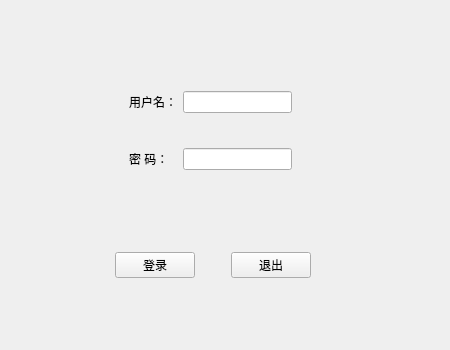
<?xml version="1.0" encoding="UTF-8"?>
<ui version="4.0">
 <class>MainWindow</class>
 <widget class="QMainWindow" name="MainWindow">
  <property name="geometry">
   <rect>
    <x>0</x>
    <y>0</y>
    <width>450</width>
    <height>350</height>
   </rect>
  </property>
  <property name="minimumSize">
   <size>
    <width>450</width>
    <height>350</height>
   </size>
  </property>
  <property name="maximumSize">
   <size>
    <width>450</width>
    <height>350</height>
   </size>
  </property>
  <property name="windowTitle">
   <string>登录窗口</string>
  </property>
  <widget class="QWidget" name="centralWidget">
   <widget class="QWidget" name="widget_3" native="true">
    <property name="geometry">
     <rect>
      <x>40</x>
      <y>240</y>
      <width>346</width>
      <height>50</height>
     </rect>
    </property>
    <layout class="QHBoxLayout" name="horizontalLayout_4">
     <item>
      <spacer name="horizontalSpacer">
       <property name="orientation">
        <enum>Qt::Horizontal</enum>
       </property>
       <property name="sizeHint" stdset="0">
        <size>
         <width>40</width>
         <height>20</height>
        </size>
       </property>
      </spacer>
     </item>
     <item>
      <widget class="QPushButton" name="pushButton">
       <property name="text">
        <string>登录</string>
       </property>
      </widget>
     </item>
     <item>
      <spacer name="horizontalSpacer_3">
       <property name="orientation">
        <enum>Qt::Horizontal</enum>
       </property>
       <property name="sizeType">
        <enum>QSizePolicy::Fixed</enum>
       </property>
       <property name="sizeHint" stdset="0">
        <size>
         <width>30</width>
         <height>20</height>
        </size>
       </property>
      </spacer>
     </item>
     <item>
      <widget class="QPushButton" name="pushButton_2">
       <property name="text">
        <string>退出</string>
       </property>
      </widget>
     </item>
     <item>
      <spacer name="horizontalSpacer_2">
       <property name="orientation">
        <enum>Qt::Horizontal</enum>
       </property>
       <property name="sizeHint" stdset="0">
        <size>
         <width>40</width>
         <height>20</height>
        </size>
       </property>
      </spacer>
     </item>
    </layout>
   </widget>
   <widget class="QWidget" name="widget" native="true">
    <property name="geometry">
     <rect>
      <x>10</x>
      <y>80</y>
      <width>401</width>
      <height>101</height>
     </rect>
    </property>
    <layout class="QGridLayout" name="gridLayout">
     <item row="0" column="1">
      <widget class="QLabel" name="label">
       <property name="text">
        <string>用户名：</string>
       </property>
      </widget>
     </item>
     <item row="0" column="2">
      <widget class="QLineEdit" name="lineEdit_2"/>
     </item>
     <item row="2" column="2">
      <widget class="QLineEdit" name="lineEdit">
       <property name="echoMode">
        <enum>QLineEdit::Password</enum>
       </property>
      </widget>
     </item>
     <item row="2" column="1">
      <widget class="QLabel" name="label_2">
       <property name="text">
        <string>密 码：</string>
       </property>
      </widget>
     </item>
     <item row="2" column="0">
      <spacer name="horizontalSpacer_6">
       <property name="orientation">
        <enum>Qt::Horizontal</enum>
       </property>
       <property name="sizeHint" stdset="0">
        <size>
         <width>40</width>
         <height>20</height>
        </size>
       </property>
      </spacer>
     </item>
     <item row="0" column="3">
      <spacer name="horizontalSpacer_5">
       <property name="orientation">
        <enum>Qt::Horizontal</enum>
       </property>
       <property name="sizeHint" stdset="0">
        <size>
         <width>40</width>
         <height>20</height>
        </size>
       </property>
      </spacer>
     </item>
     <item row="2" column="3">
      <spacer name="horizontalSpacer_7">
       <property name="orientation">
        <enum>Qt::Horizontal</enum>
       </property>
       <property name="sizeHint" stdset="0">
        <size>
         <width>40</width>
         <height>20</height>
        </size>
       </property>
      </spacer>
     </item>
     <item row="0" column="0">
      <spacer name="horizontalSpacer_4">
       <property name="orientation">
        <enum>Qt::Horizontal</enum>
       </property>
       <property name="sizeHint" stdset="0">
        <size>
         <width>40</width>
         <height>20</height>
        </size>
       </property>
      </spacer>
     </item>
     <item row="1" column="2">
      <spacer name="verticalSpacer">
       <property name="orientation">
        <enum>Qt::Vertical</enum>
       </property>
       <property name="sizeHint" stdset="0">
        <size>
         <width>20</width>
         <height>40</height>
        </size>
       </property>
      </spacer>
     </item>
    </layout>
   </widget>
  </widget>
 </widget>
 <layoutdefault spacing="6" margin="11"/>
 <resources/>
 <connections/>
</ui>
